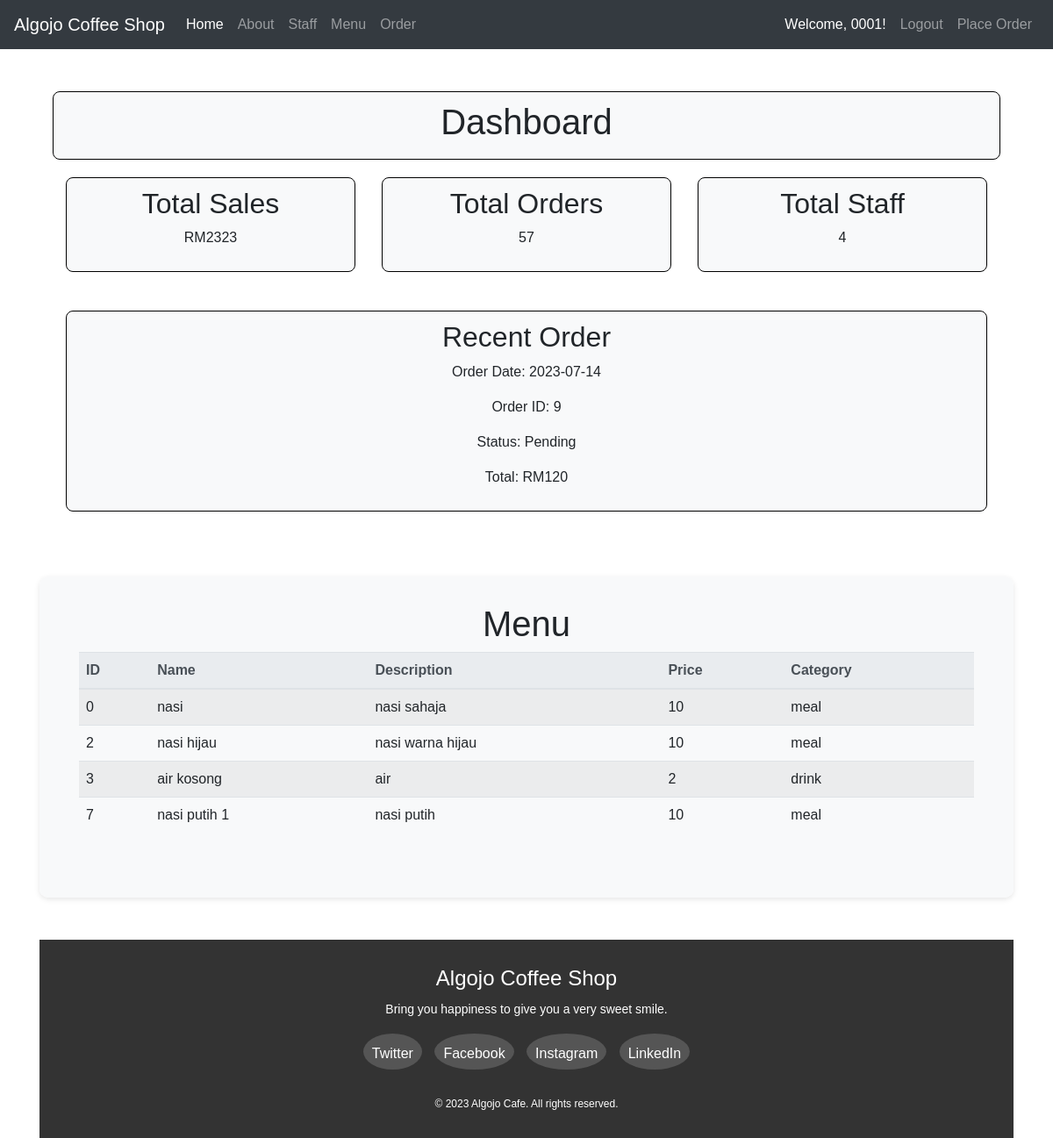
Screenshot of /index.php (signed in) with the database file from the repository.
### tables this page shows
CREATE TABLE `orders` (
  `orderID` int(6) NOT NULL,
  `orderDate` date NOT NULL,
  `statusOrder` varchar(10) NOT NULL,
  `total` float NOT NULL,
  `paymentMethod` varchar(10) NOT NULL,
  `amountPaid` float NOT NULL
);

CREATE TABLE `product` (
  `id` int(11) NOT NULL,
  `name` varchar(30) NOT NULL,
  `description` varchar(50) NOT NULL,
  `price` float NOT NULL,
  `category_id` int(10) NOT NULL
);

CREATE TABLE `category` (
  `id` int(11) NOT NULL,
  `name` varchar(20) NOT NULL,
  `description` varchar(50) NOT NULL
);

### index.php (the view, shortened to what this page needs)
<?php include "header.php"; ?>
<div class="container">
    <?php include 'dashboard.php'; ?>
</div>
<div class="menu-container">
    <div class="container">
        <h1 class="text-center">Menu</h1>
        <?php
        $host = "localhost";
        $username = "root";
        $password = "";
        $database = "test";
        $conn = mysqli_connect($host, $username, $password, $database);
        function getCategoryName($conn, $categoryId) {
            $query = "SELECT name FROM category WHERE id = $categoryId";
            $result = mysqli_query($conn, $query);
            if (mysqli_num_rows($result) > 0) {
                $row = mysqli_fetch_assoc($result);
                return $row['name'];
            } else {
                return "Unknown Category";
            }
        }
        $query = "SELECT * FROM product";
        $result = mysqli_query($conn, $query);
        if (mysqli_num_rows($result) > 0) {
            echo '<table class="table">';
            echo '<thead class="thead-light">';
            echo '<tr><th>ID</th><th>Name</th><th>Description</th><th>Price</th><th>Category</th></tr>';
            echo '</thead>';
            echo '<tbody>';
            while ($row = mysqli_fetch_assoc($result)) {
                $categoryId = $row['category_id'];
                $categoryName = getCategoryName($conn, $categoryId);
                echo '<tr>';
                echo '<td>' . $row['id'] . '</td>';
                echo '<td>' . $row['name'] . '</td>';
                echo '<td>' . $row['description'] . '</td>';
                echo '<td>' . $row['price'] . '</td>';
                echo '<td>' . $categoryName . '</td>';
                echo '</tr>';
            }
            echo '</tbody>';
            echo '</table>';
        } else {
            echo 'No products found.';
        }
        ?>
        <br>
    </div>
</div>
<br><br>
<?php include 'footer.php'; ?>

### dashboard.php (shortened to what this page needs)
<?php
$conn = new mysqli("localhost", "root", "", "test");
$sqlSales = "SELECT SUM(total) AS totalSales FROM orders";
$resultSales = $conn->query($sqlSales);
$rowSales = $resultSales->fetch_assoc();
$totalSales = $rowSales['totalSales'];
$sqlOrders = "SELECT COUNT(*) AS totalOrders FROM orders";
$resultOrders = $conn->query($sqlOrders);
$rowOrders = $resultOrders->fetch_assoc();
$totalOrders = $rowOrders['totalOrders'];
$sqlStaff = "SELECT COUNT(*) AS totalStaff FROM staff";
$resultStaff = $conn->query($sqlStaff);
$rowStaff = $resultStaff->fetch_assoc();
$totalStaff = $rowStaff['totalStaff'];
$sqlRecentOrder = "SELECT orderDate, orderID, statusOrder, total FROM orders ORDER BY orderDate DESC LIMIT 1";
$resultRecentOrder = $conn->query($sqlRecentOrder);
$rowRecentOrder = $resultRecentOrder->fetch_assoc();
echo "<br><div class='container text-center'";
echo "<div class='col'>";
echo "<div class='box'>";
echo "<h1>Dashboard</h1>";
echo "</div>";
echo "<div class='container text-center'>";
echo "<div class='row'>";
echo "<div class='col'>";
echo "<div class='box'>";
echo "<h2>Total Sales</h2>";
echo "<p>RM" . $totalSales . "</p>";
echo "</div>";
echo "</div>";
echo "<div class='col'>";
echo "<div class='box'>";
echo "<h2>Total Orders</h2>";
echo "<p>" . $totalOrders . "</p>";
echo "</div>";
echo "</div>";
echo "<div class='col'>";
echo "<div class='box'>";
echo "<h2>Total Staff</h2>";
echo "<p>" . $totalStaff . "</p>";
echo "</div>";
echo "</div>";
echo "</div>";
echo "</div>";
echo "<br>";
echo "<div class='container text-center'>";
echo "<div class='row'>";
echo "<div class='col'>";
echo "<div class='box'>";
echo "<h2>Recent Order</h2>";
echo "<p>Order Date: " . $rowRecentOrder['orderDate'] . "</p>";
echo "<p>Order ID: " . $rowRecentOrder['orderID'] . "</p>";
echo "<p>Status: " . $rowRecentOrder['statusOrder'] . "</p>";
echo "<p>Total: RM" . $rowRecentOrder['total'] . "</p>";
echo "</div>";
echo "</div>";
echo "</div>";
echo "</div>";
echo "<br>";
?>

### index.php (style rules this page uses)
body { background-image: url('images/background.jpg'); background-size: cover; background-position: center; background-attachment: fixed; }
.menu-container { background-color: rgba(248, 249, 250, 0.95); padding: 30px; border-radius: 10px; box-shadow: 0 2px 6px rgba(0, 0, 0, 0.1); margin-top: 30px; }
.table { width: 100%; border-collapse: collapse; margin-bottom: 20px; }
.table th, .table td { padding: 8px; text-align: left; vertical-align: top; border-top: 1px solid #dee2e6; }
.table thead th { vertical-align: bottom; border-bottom: 2px solid #dee2e6; }
.thead-light th { color: #333; background-color: #f8f9fa; border-color: #dee2e6; }
tbody tr:nth-of-type(odd) { background-color: rgba(0, 0, 0, 0.05); }

### dashboard.php (style rules this page uses)
.box { border: 1px solid black; border-radius: 8px; padding: 10px; background-color: rgba(248, 249, 250, 0.95); margin-bottom: 20px; }

### footer.php (style rules this page uses)
body { margin: 0; padding: 0; font-family: Arial, sans-serif; }

### rows the page displays
orders: orderDate "2023-07-14", orderID "9", statusOrder "Pending", total "120"
product: id "0", name "nasi", description "nasi sahaja", price "10", category.name "meal"
product: id "2", name "nasi hijau", description "nasi warna hijau", price "10", category.name "meal"
product: id "3", name "air kosong", description "air", price "2", category.name "drink"
product: id "7", name "nasi putih 1", description "nasi putih", price "10", category.name "meal"

### other values shown
$username "0001"
$totalSales "2323"
$totalOrders "57"
$totalStaff "4"
